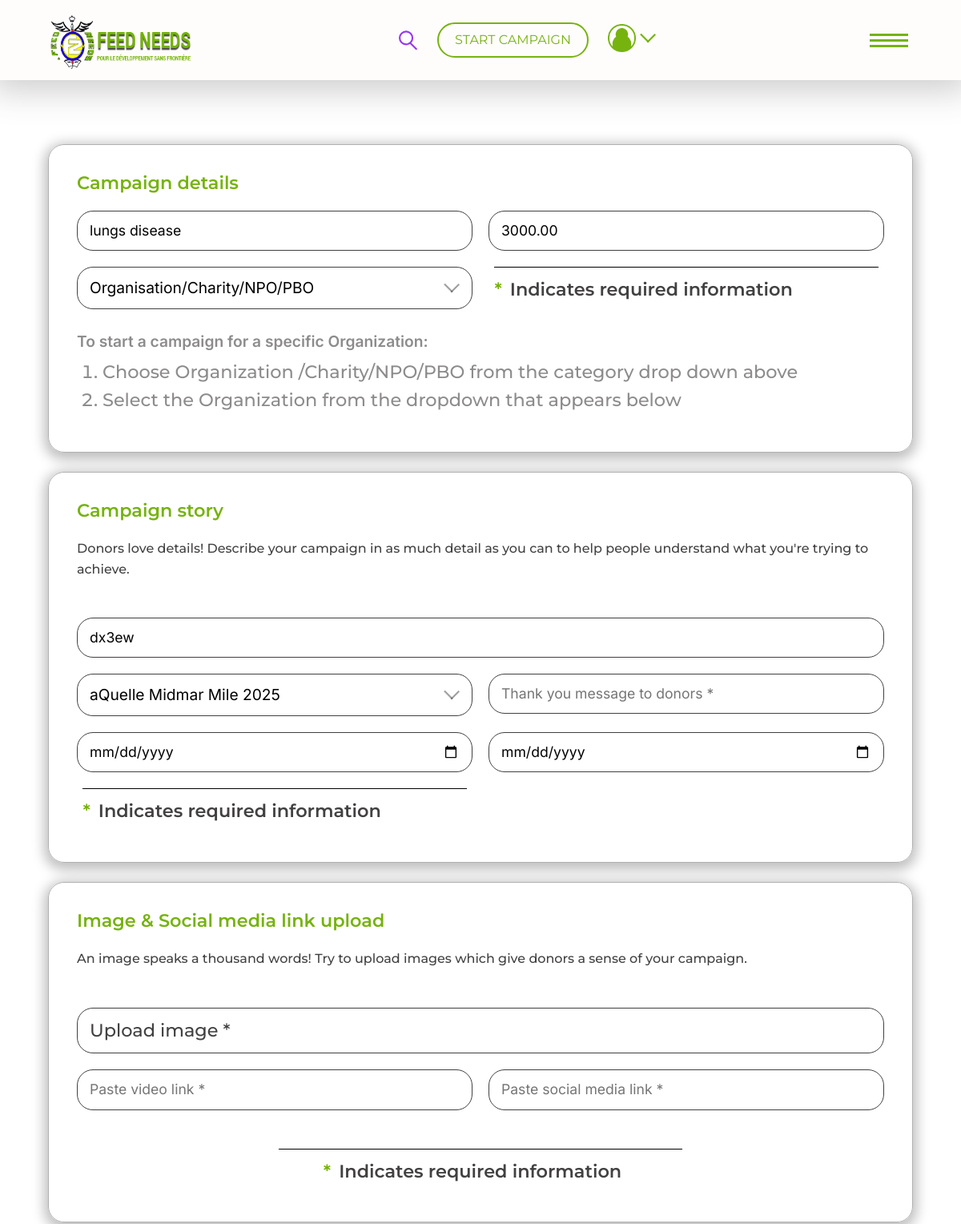
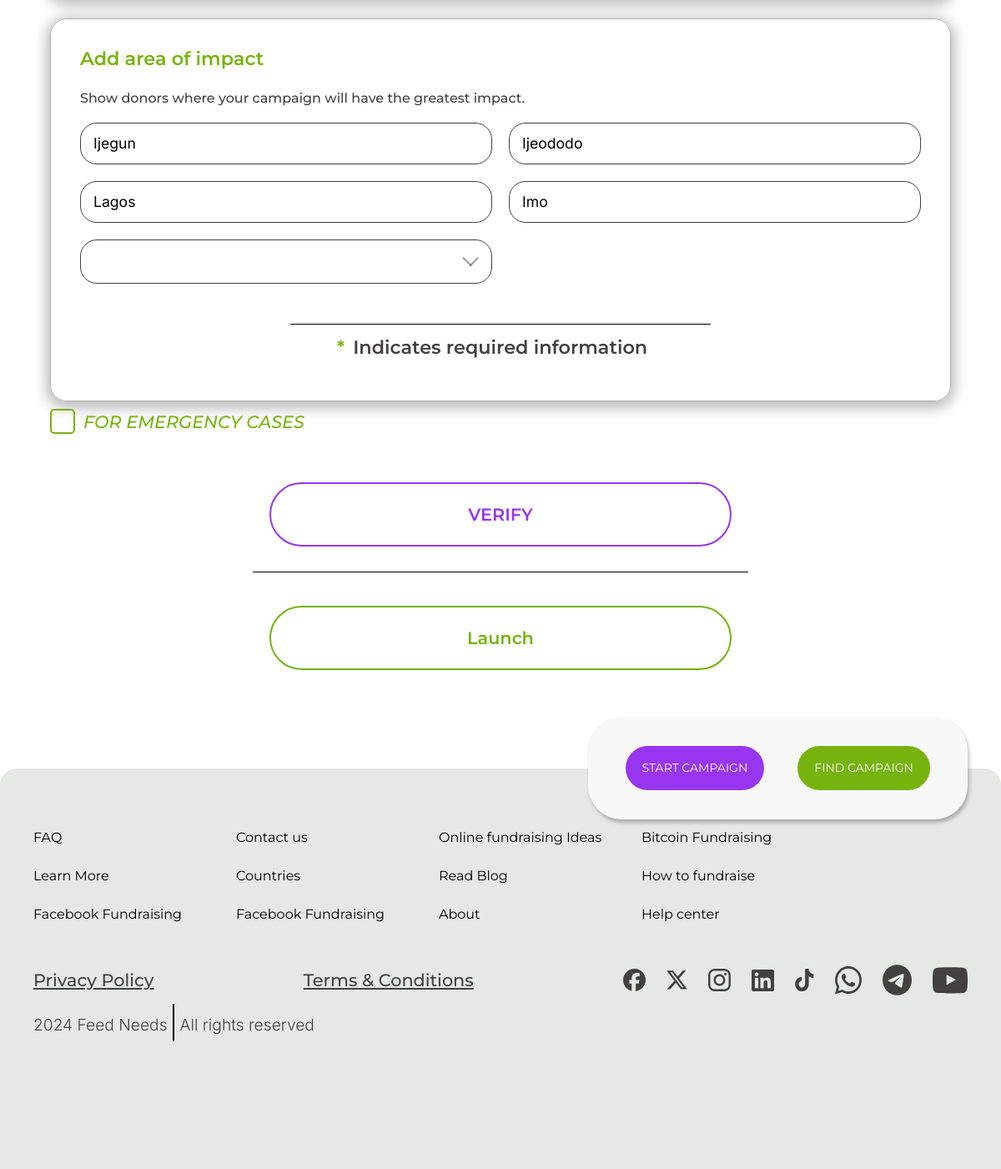
The app's page /edit_campaign/yKRNaapviVwRSyyCX8Uu2heZJ8I1RiaU/ (signed in) with its own data (2 pictures, top to bottom).
### base/models.py (models this page shows, shortened)
class Campaign(models.Model):
    CATEGORY_CHOICES = [
        ('organisation/charity/npo/pbo', 'Organisation/Charity/NPO/PBO'),
        ('in loving memory of', 'In Loving Memory Of'),
        ('fire/drought/disaster/support', 'Fire/Drought/Disaster/Support'),
        ('education & training', 'Education & Training'),
        ('sport', 'sport'),
        ('Social welfare/commnity development/support', 'Social Welfare/Commnity Development/Support'),
        ('youth', 'youth'),
        ('arts & culture', 'Arts & Culture'),
        ('Nature conservation', 'Nature Conservation'),
        ('Animal Welfare/outreach', 'Animal Welfare/Outreach'),
        ('Vehicle', 'Vehicle'),
        ('Home', 'Home'),
        ('Business/App', 'Business/App'),
        ('legal', 'Legal'),
        ('Other', 'Other'),
    ]
    EVENT_CHOICE  = [
        ('aQuelle Midmar Mile 2025', 'aQuelle Midmar Mile 2025'),
        ('Hyrox johannesburg|Season 24/25', 'Hyrox johannesburg|Season 24/25'),
        ('vusa24', 'vusa24'),
        ('Comrades 2024', 'Comrades 2024'),
        ('WESEEYOU EVENT', 'WESEEYOU EVENT'),
        ('AMASHOVA DURBA CLASSIC', 'AMASHOVA DURBA CLASSIC'),
        ('IRONMAN 70.3 -2024', 'IRONMAN 70.3 -2024'),
        ('ANNUAL KIDS CHRISTMAS PARTY', 'ANNUAL KIDS CHRISTMAS PARTY'),
        ('aQuelle Midmar Mile 2025', 'aQuelle Midmar Mile 2025'),
    ]
    SECTOR_CHOICE = [
        ('child welfare','Child Welfare'),
        ('education','Education'),
        ('Community development','Community Development'),
        ('Environmental','Environmental'),
        ('Health','Health'),
        ('medical','Medical'),
    ]
    campaign_name = models.CharField( max_length=50)
    monetary = models.DecimalField( max_digits=15, decimal_places=2)
    category = models.CharField(max_length=100 , choices= CATEGORY_CHOICES)
    story = models.TextField()
    sector = models.CharField(max_length=100, choices=SECTOR_CHOICE, null=True)
    event = models.CharField(max_length=100, choices=EVENT_CHOICE)
    start_date = models.DateTimeField(auto_now_add=True)
    end_date = models.DateTimeField(auto_now_add=True)
    images = models.ImageField(upload_to='images/')
    video_url = models.URLField(max_length=1000 , blank=True)
    social_link  = models.URLField( max_length=1000, blank=True)
    address = models.CharField(max_length=100,null=True)
    address1 = models.CharField(max_length=100)
    city  = models.CharField( max_length=100)
    zipcode = models.CharField( max_length=50)
    state = models.CharField(max_length=50)
    country = CountryField(blank_label='(select country)', null=True, blank=True)
    organization_payment = models.BooleanField(default=False)
    single_payment = models.BooleanField(default=False)
    is_featured = models.BooleanField(default=False)
    user = models.ForeignKey(CustomUser, on_delete=models.CASCADE,blank=True,null=True)
    goal = models.DecimalField(max_digits=10, decimal_places=2,default=0.00)
    token = models.CharField( max_length=32, unique=True, blank=True, default=generate_unique_token)
    is_launch =models.BooleanField(default=False)
    is_status = models.BooleanField(default=False)
    is_emergency =models.BooleanField(default=False)

### base/views.py (the view, shortened to what this page needs)
# urls.py: path('edit_campaign/<str:token>/',edit_campaign,name="edit_campaign"),
@login_required(login_url="login")
def edit_campaign(request,token):
    campaign = get_object_or_404(Campaign, token=token)
    category = Campaign.CATEGORY_CHOICES
    event =Campaign.EVENT_CHOICE
    return render(request, 'edit_campaign.html', {'campaign': campaign, 'countries':countries, 'category':category,
        'event':event,})

### base/templates/edit_campaign.html (shortened to what this page needs)
{% extends "base.html" %}
{% block content %}
			<main class="light-bg-clr pd-down">
                <div class="start-campaign-content-wrapper">
					<form id="editForm" method="post"  enctype="multipart/form-data">
						<div class="start-campaign-item">
							<p class="mac-text-mid highlight-span-clr fw-600">Campaign details</p>
							<div class="acct-form mt-3">
								<input type="text" name="campaign_name" id="" value="{{campaign.campaign_name}}" class="acct-input" placeholder="Campaign name *">
								<input type="text" value="{{campaign.monetary}}" name="monetary" id="" class="acct-input" placeholder="Monetary target *">
								<select class="acct-select" id="" name="category">
                                     {% for kay, value in category %}
									<option value="{{campaign.category}}"> {{value}} </option>
									{% endfor %}
								</select>
								<div class="require-div">
									<p class="flex gp-10 mac-text-mid fw-600">
										<span class="highlight-span-clr">*</span>
										Indicates required information
									</p>
								</div>
							</div>
							<div class="mt-3">
								<p class="headline-text">To start a campaign for a specific Organization:</p>
								<ol class="start-campaign-list">
									<li>
										Choose Organization
										/Charity/NPO/PBO
										from the category drop down above
									</li>
									<li>
										Select the Organization from the
										dropdown that appears below
									</li>
								</ol>
							</div>
						</div>
						<div class="start-campaign-item mt-4">
							<p class="mac-text-mid highlight-span-clr fw-600">Campaign story</p>
							<p class="mt-3 mac-text-sm fw-500">
								Donors love details! Describe your campaign in as much detail as you can to help people
								understand what you're trying to achieve.
							</p>
							<div class="acct-form mt-5">
								<input type="text" value="{{campaign.story}}" name="story" id="" class="acct-input large" placeholder="Tell your story *">
								<select class="acct-select" id="" name ="event">
									{% for kay, value in event %}
								   <option value="{{campaign.event}}" > {{value}} </option>
								   {% endfor %}
							   </select>
								<textarea class="acct-text-area" placeholder="Thank you message to donors *" name="" id=""></textarea>
								<input type="date" value="{{campaign.start_date}}" name="start_date" id="" class="acct-input" placeholder="Start date   |  End date">
								<input type="date" value="{{campaign.end_date}}" name="end_date" id="" class="acct-input" placeholder="Start date   |  End date">
								<div class="require-div">
									<p class="flex gp-10 mac-text-mid fw-600">
										<span class="highlight-span-clr">*</span>
										Indicates required information
									</p>
								</div>
							</div>
						</div>
						<div class="start-campaign-item mt-4">
							<p class="mac-text-mid highlight-span-clr fw-600">Image & Social media link upload</p>
							<p class="mt-3 mac-text-sm fw-500">
							   An image speaks a thousand words! Try to upload images which give donors a sense
								of your campaign.
							</p>
							<div class="acct-form mt-5">
								<div class="acct-input large upload-div pos-rel">
									<label for = "image_upload" class="mac-text-mid">Upload image *</label>
								</div>
								<input type="text" name="video_url" id="" class="acct-input" placeholder="Paste video link *">
								<input type="text" name="social_link" id="" class="acct-input" placeholder="Paste social media link *">
							</div>
							<div class="require-div mt-5 w-50 ">
								<p class="flex justify-content-center gp-10 mac-text-mid fw-600">
									<span class="highlight-span-clr">*</span>
									Indicates required information
								</p>
							</div>
						</div>
						<div>
							<div class="start-campaign-item mt-4">
								<p class="mac-text-mid highlight-span-clr fw-600">Add area of impact</p>
								<p class="mt-3 mac-text-sm fw-500">
									Show donors where your campaign will have the greatest impact.
								</p>
								<div class="acct-form mt-3">
									<input type="text" value="{{campaign.address}}"  name="address" id="" class="acct-input" placeholder="Add address 1 *">
									<input type="text" value="{{campaign.address1}}"  name="address1" id="" class="acct-input" placeholder="Add address 2 *">
									<input type="text" value="{{campaign.city}}"  name="city" id="" class="acct-input" placeholder="City/town *">
									<input type="text" value="{{campaign.state}}"  name="state" id="" class="acct-input" placeholder="State *">
									<select class="acct-select" id="" name = "country">
									</select>
								</div>
								<div class="require-div mt-5 w-50 ">
									<p class="flex justify-content-center gp-10 mac-text-mid fw-600">
										<span class="highlight-span-clr">*</span>
										Indicates required information
									</p>
								</div>
							</div>
							<div class="emergency-cta-div mt-2">
								<label class="terms-label" name = "" for="emergency_case">
									FOR EMERGENCY CASES
									<span class="terms-checkmark"></span>
								</label>
							</div>
						</div>
						<div class="start-campaign-btn-container">
							<a href="#" class=" verify secondary-cta-btn flex-center mt-3">VERIFY</a>
						</div>
						<div class="launch start-campaign-btn-container">
							<a href="#" class="launch secondary-cta-btn flex-center">Launch</a>
						</div>
					</form>
                </div>
			</main>
            {% endblock content %}

### base/static/css/util-text.css (style rules this page uses)
.fw-500 { font-weight: 500!important; }
.fw-600 { font-weight: 600!important; }
.mac-text-large, .mac-text-sm, .mac-text-mid { font-family: var(--montserrat-font); }
.mac-text-mid { font-weight: 500; font-size: 1.4rem; }
.mac-text-sm { font-size: 1rem; font-weight: 300; }

### base/static/css/util-layout.css (style rules this page uses)
.flex { display: flex; align-items: center; }
.flex-center { display: flex; align-items: center; justify-content: center; }
.gp-10 { gap: 10px; }
.w-50 { width: 50% !important; }

### records on screen
Campaign: campaign_name "lungs disease", monetary "3000.00", story "dx3ew", address "Ijegun", address1 "Ijeododo", city "Lagos", state "Imo"

### other values on screen
form field category "Organisation/Charity/NPO/PBO"
form field event "aQuelle Midmar Mile 2025"
